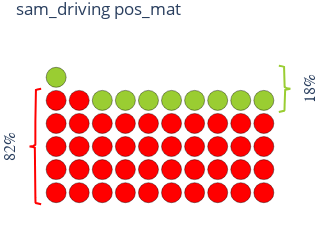
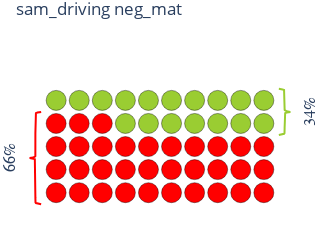
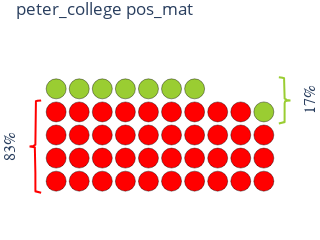
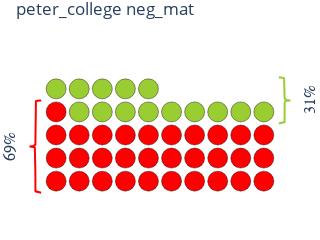

Source (notebook cell) for these figures, in order:
### Markdown cell above
## Plot by Material

### Code cell
for mat in materials:
    for cond in ['pos_mat','neg_mat']:
        val_freq_plot(expt3_materials_forChi, mat, cond,
                  10,
                  title= str(mat+" "+cond), 
                  x_block_size=10, 
                  y_block_size=10, 
                  gap_size=0.5, 
                  w=30, 
                  h=40,
                  brace_space_left=-0.3,
                  brace_space_right=.5).show()

### Figure 1 — Plotly figure (JSON) as saved in the notebook; plotly's stock layout.template omitted (floating-point values rounded to 4 significant figures; data arrays with more than 128 entries replaced by an {"elided": "..."} marker saying what was removed)
{"data": [{"hoverinfo": "text", "hovertext": ["A deer runs out in front of<br>the car and he hits it", "the radio informs him of a<br>traffic incident", "Five minutes after checking<br>the traffic report an accident<br>occurs . Stuck in traffic he<br>misses the first half of the<br>game.", "it starts raining", "An old lady suddenly step into<br>the road whilst he's<br>distracted by the radio dial<br>and he runs her over.", "he crashes his car", "He is expecting trouble on the<br>roads as he is speeding and<br>checking the traffic reports<br>even though there is light<br>traffic.", "An unexpected accident ahead<br>slows him down", "The radio tells him there has<br>been an accident further up<br>the road.  He will be late<br>home.", "And is informed that further<br>up the road is a traffic jam", "The radio reports that there<br>is an accident up ahead and<br>Sam will be delayed.", "The traffic reports no<br>problems.", "theres been a massive accident<br>up ahead causing hour long<br>delays", "she gets pulled over by the<br>police for speeding", "There is a traffic jam", "car breaks down", "she hears a strange<br>announcement: ufo has landed<br>in florida", "He runs off the road while<br>searching for a station.", "he witnesses an accident and<br>is delayed", "but there's a crash up ahead<br>he has to switch his sat nav<br>on and redirect quickly.", "The traffic reports say that<br>their is a traffic jam coming<br>up due to a road traffic<br>accident and there is no way<br>for Sam to back out now", "I think that Sam did not make<br>it home on time to watch the<br>soccer match.", "He hits someone", "Sam hits a traffic jam further<br>down the road", "A child walks out in front of<br>his car, and Sam cannot stop<br>in time.", "There is a large crash that<br>blocks his only way home?", "A freak snowstorm covers the<br>road in a foot of snow and he<br>is stuck in a snowdrift until<br>rescue comes.", "One of the soccer teams buses<br>was involved in an accident<br>and the game had to be<br>postponed.", "he takes his eyes off the road<br>for a split second and crashes<br>into an oncoming vehicle", "The traffic reports tell of a<br>major accident on part of<br>Sam's route home.", "He crashes into a tree.", "Suddenly over the radio there<br>came an urgent news flash, the<br>war of the worlds was real,<br>the amazing creatures from<br>another planet had started to<br>invade. Sam being an avid<br>football fan ignored this and<br>got home in time for the match", "Sam turns on the radio and<br>hears that the match has been<br>called off due to horrendous<br>weather conditions.", "traffic on stop on route", "There is a huge traffic jam up<br>ahead.", "He crashes his car", "Sam crashes his car", "The road is blocked", "There is an accident ahead,<br>and lots of traffic.", "Sam crashes into someone else", "He comes across a speed trap<br>and is pulled over then<br>detained after smart-mouthing<br>the cop so he misses the<br>entire game on tv", "His mother phones, and says<br>she needs him to go to the<br>hospital."], "marker": {"color": "red", "line": {"color": "black", "width": 0.4}, "size": 20, "symbol": "circle"}, "mode": "markers", "name": "neg (42.0)", "type": "scatter", "x": [0, 1, 2, 3, 4, 5, 6, 7, 8, 9, 0, 1, 2, 3, 4, 5, 6, 7, 8, 9, 0, 1, 2, 3, 4, 5, 6, 7, 8, 9, 0, 1, 2, 3, 4, 5, 6, 7, 8, 9, 0, 1], "y": [0, 0, 0, 0, 0, 0, 0, 0, 0, 0, 1, 1, 1, 1, 1, 1, 1, 1, 1, 1, 2, 2, 2, 2, 2, 2, 2, 2, 2, 2, 3, 3, 3, 3, 3, 3, 3, 3, 3, 3, 4, 4]}, {"hoverinfo": "text", "hovertext": ["There are no problems and<br>roads quieter than ever.", "He hears a radio appeal for<br>soccer coaches for kids, and<br>he decides to volunteer", "All lights are on green", "he hears on the traffic report<br>of an accident up ahead. He is<br>able to come off the motorway<br>at the next junction missing<br>the traffic jam and getting<br>home in time", "he sees a few of his friends<br>walking to a pub, decides to<br>park his car and join them", "there is a fun run near his<br>house and the roads there are<br>blocked so he chooses to go to<br>the pub to watch football<br>instead.", "he bumps into a friend and<br>they go to the pub to watch<br>the game instead", "He hears the match is<br>cancelled", "The road stays clear and he<br>makes it home for the match"], "marker": {"color": "yellowgreen", "line": {"color": "black", "width": 0.4}, "size": 20, "symbol": "circle"}, "mode": "markers", "name": "pos (9.0)", "type": "scatter", "x": [2, 3, 4, 5, 6, 7, 8, 9, 0], "y": [4, 4, 4, 4, 4, 4, 4, 4, 5]}, {"line": {"color": "red"}, "mode": "lines", "type": "scatter", "x": {"elided": "201 float values"}, "y": {"elided": "201 float values"}}, {"line": {"color": "yellowgreen"}, "mode": "lines", "type": "scatter", "x": [9.65, 9.809, 9.876, 9.895, 9.899, 9.9, 9.9, 9.9, 9.9, 9.9, 9.9, 9.9, 9.9, 9.9, 9.9, 9.9, 9.9, 9.9, 9.9, 9.9, 9.9, 9.9, 9.9, 9.9, 9.9, 9.9, 9.9, 9.9, 9.9, 9.9, 9.9, 9.9, 9.9, 9.9, 9.9, 9.9, 9.901, 9.905, 9.924, 9.991, 10.15, 9.991, 9.924, 9.905, 9.901, 9.9, 9.9, 9.9, 9.9, 9.9, 9.9, 9.9, 9.9, 9.9, 9.9, 9.9, 9.9, 9.9, 9.9, 9.9, 9.9, 9.9, 9.9, 9.9, 9.9, 9.9, 9.9, 9.9, 9.9, 9.9, 9.9, 9.9, 9.9, 9.9, 9.9, 9.9, 9.899, 9.895, 9.876, 9.809, 9.65], "y": [3.5, 3.525, 3.55, 3.575, 3.6, 3.625, 3.65, 3.675, 3.7, 3.725, 3.75, 3.775, 3.8, 3.825, 3.85, 3.875, 3.9, 3.925, 3.95, 3.975, 4, 4.025, 4.05, 4.075, 4.1, 4.125, 4.15, 4.175, 4.2, 4.225, 4.25, 4.275, 4.3, 4.325, 4.35, 4.375, 4.4, 4.425, 4.45, 4.475, 4.5, 4.525, 4.55, 4.575, 4.6, 4.625, 4.65, 4.675, 4.7, 4.725, 4.75, 4.775, 4.8, 4.825, 4.85, 4.875, 4.9, 4.925, 4.95, 4.975, 5, 5.025, 5.05, 5.075, 5.1, 5.125, 5.15, 5.175, 5.2, 5.225, 5.25, 5.275, 5.3, 5.325, 5.35, 5.375, 5.4, 5.425, 5.45, 5.475, 5.5]}], "layout": {"annotations": [{"font": {"family": "Arial", "size": 16}, "showarrow": false, "text": "82%", "textangle": -90, "x": -2, "y": 2}, {"font": {"family": "Arial", "size": 16}, "showarrow": false, "text": "18%", "textangle": -90, "x": 11, "y": 4.5}], "height": 200, "margin": {"b": 0, "l": 0, "r": 0, "t": 30}, "paper_bgcolor": "rgba(255,255,255,1)", "plot_bgcolor": "rgba(0,0,0,0)", "showlegend": false, "title": {"text": "sam_driving pos_mat"}, "width": 300, "xaxis": {"scaleanchor": "y", "scaleratio": 1, "showgrid": false, "showline": false, "showticklabels": false, "visible": false, "zeroline": false}, "yaxis": {"constrain": "domain", "range": [-1, 6], "showgrid": false, "showline": false, "showticklabels": false, "visible": false, "zeroline": false}}}

### Figure 2 — Plotly figure (JSON) as saved in the notebook; plotly's stock layout.template omitted (floating-point values rounded to 4 significant figures; data arrays with more than 128 entries replaced by an {"elided": "..."} marker saying what was removed)
{"data": [{"hoverinfo": "text", "hovertext": ["He is delayed in traffic.", "Sam drives into the car in<br>front", "A helicopter crashed on the<br>road and he might spend his<br>whole evening in the traffic", "There is diversions because of<br>road works and it will now<br>take him an extra 15 mins to<br>get home", "they report that her house is<br>on fire and causing delays", "he doesn't make it home", "There has been an accident up<br>ahead, it takes ages to clear,<br>and Sam is stuck in the car<br>for 4 hours.", "There is a flood up ahead.", "He doesn't get home in time<br>because he didn't plan for<br>traffic", "He holds up traffic checking<br>his radio", "somebody crashes into the back<br>of his car", "There's an apocalypse.", "When Sam turns on the radio he<br>hears that there is a 10km<br>traffic jam because a<br>pedestrian has been knocked<br>over by a truck.", "All blocked up", "A spaceship has landed on the<br>road, causing the traffic jam.", "an accident causes a long<br>delay", "There's a big flood in the<br>centre of town where he lives<br>and he can't get home", "The traffic is worse than<br>imagined, he probably won't<br>make it on time at all, there<br>has been a major accident on<br>his main route.", "His radio is actually a<br>transformer and shoots him", "He doesn't get home on time to<br>watch the match but watches it<br>in his car and gets home hrs<br>later", "The traffic is so bad he<br>misses the first half of the<br>match.", "he misses the game", "Get in a car wreck for driving<br>to fast and in a hurry.", "Someone hits his car.", "He is stuck in jam and hears<br>match on radio.", "The road had been closed and<br>he would miss the match.", "The road was completely closed<br>and he missed the match", "He was stuck there for<br>multiple hours.", "Theres a traffic jam", "the traffic jam is not likely<br>to clear in time", "There was an accident which<br>made traffic worse", "He finds out one of his<br>friends was in a crash up<br>ahead.", "The game is cancelled because<br>of rain"], "marker": {"color": "red", "line": {"color": "black", "width": 0.4}, "size": 20, "symbol": "circle"}, "mode": "markers", "name": "neg (33.0)", "type": "scatter", "x": [0, 1, 2, 3, 4, 5, 6, 7, 8, 9, 0, 1, 2, 3, 4, 5, 6, 7, 8, 9, 0, 1, 2, 3, 4, 5, 6, 7, 8, 9, 0, 1, 2], "y": [0, 0, 0, 0, 0, 0, 0, 0, 0, 0, 1, 1, 1, 1, 1, 1, 1, 1, 1, 1, 2, 2, 2, 2, 2, 2, 2, 2, 2, 2, 3, 3, 3]}, {"hoverinfo": "text", "hovertext": ["His police officer friend<br>notices him and gives him an<br>escort home.", "Sam finds a shortcut and makes<br>it home", "The road clears suddenly and<br>he gets home in time.", "sam found an alternative route", "The radio informs Sam of an<br>accident ahead however it is<br>now clearing and he makes it<br>home in time for the soccer<br>match", "The sun comes out and the<br>traffic clears and Sam is able<br>to drive home and watch the<br>match on TV.", "Sam turns the radio on just in<br>time to hear the best route to<br>take to avoid the traffic jam<br>and get home in time for the<br>start of the game.", "Due to the weather the match<br>was postponed and so Sam<br>didn't miss watching the<br>match.", "He finds a shortcut", "The radio lets him know of a<br>small detour he could take and<br>he makes it home just in time.", "He is able to take an<br>alternative route and be on<br>time.", "The game is delayed", "He takes a diversion and gets<br>home on time", "he gets the football score", "The match was posponed", "He finds the match is playing<br>on the radio too.", "the road report gave him a new<br>road to take , and he got home<br>to watch the game"], "marker": {"color": "yellowgreen", "line": {"color": "black", "width": 0.4}, "size": 20, "symbol": "circle"}, "mode": "markers", "name": "pos (17.0)", "type": "scatter", "x": [3, 4, 5, 6, 7, 8, 9, 0, 1, 2, 3, 4, 5, 6, 7, 8, 9], "y": [3, 3, 3, 3, 3, 3, 3, 4, 4, 4, 4, 4, 4, 4, 4, 4, 4]}, {"line": {"color": "red"}, "mode": "lines", "type": "scatter", "x": {"elided": "161 float values"}, "y": {"elided": "161 float values"}}, {"line": {"color": "yellowgreen"}, "mode": "lines", "type": "scatter", "x": [9.65, 9.809, 9.876, 9.895, 9.899, 9.9, 9.9, 9.9, 9.9, 9.9, 9.9, 9.9, 9.9, 9.9, 9.9, 9.9, 9.9, 9.9, 9.9, 9.9, 9.9, 9.9, 9.9, 9.9, 9.9, 9.9, 9.9, 9.9, 9.9, 9.9, 9.9, 9.9, 9.9, 9.9, 9.9, 9.9, 9.901, 9.905, 9.924, 9.991, 10.15, 9.991, 9.924, 9.905, 9.901, 9.9, 9.9, 9.9, 9.9, 9.9, 9.9, 9.9, 9.9, 9.9, 9.9, 9.9, 9.9, 9.9, 9.9, 9.9, 9.9, 9.9, 9.9, 9.9, 9.9, 9.9, 9.9, 9.9, 9.9, 9.9, 9.9, 9.9, 9.9, 9.9, 9.9, 9.9, 9.899, 9.895, 9.876, 9.809, 9.65], "y": [2.5, 2.525, 2.55, 2.575, 2.6, 2.625, 2.65, 2.675, 2.7, 2.725, 2.75, 2.775, 2.8, 2.825, 2.85, 2.875, 2.9, 2.925, 2.95, 2.975, 3, 3.025, 3.05, 3.075, 3.1, 3.125, 3.15, 3.175, 3.2, 3.225, 3.25, 3.275, 3.3, 3.325, 3.35, 3.375, 3.4, 3.425, 3.45, 3.475, 3.5, 3.525, 3.55, 3.575, 3.6, 3.625, 3.65, 3.675, 3.7, 3.725, 3.75, 3.775, 3.8, 3.825, 3.85, 3.875, 3.9, 3.925, 3.95, 3.975, 4, 4.025, 4.05, 4.075, 4.1, 4.125, 4.15, 4.175, 4.2, 4.225, 4.25, 4.275, 4.3, 4.325, 4.35, 4.375, 4.4, 4.425, 4.45, 4.475, 4.5]}], "layout": {"annotations": [{"font": {"family": "Arial", "size": 16}, "showarrow": false, "text": "66%", "textangle": -90, "x": -2, "y": 1.5}, {"font": {"family": "Arial", "size": 16}, "showarrow": false, "text": "34%", "textangle": -90, "x": 11, "y": 3.5}], "height": 200, "margin": {"b": 0, "l": 0, "r": 0, "t": 30}, "paper_bgcolor": "rgba(255,255,255,1)", "plot_bgcolor": "rgba(0,0,0,0)", "showlegend": false, "title": {"text": "sam_driving neg_mat"}, "width": 300, "xaxis": {"scaleanchor": "y", "scaleratio": 1, "showgrid": false, "showline": false, "showticklabels": false, "visible": false, "zeroline": false}, "yaxis": {"constrain": "domain", "range": [-1, 6], "showgrid": false, "showline": false, "showticklabels": false, "visible": false, "zeroline": false}}}

### Figure 3 — Plotly figure (JSON) as saved in the notebook; plotly's stock layout.template omitted (floating-point values rounded to 4 significant figures; data arrays with more than 128 entries replaced by an {"elided": "..."} marker saying what was removed)
{"data": [{"hoverinfo": "text", "hovertext": ["he turns the wrong way down<br>the road without realising.", "bike incident", "Half way to College he has a<br>puncture . It takes him 20<br>minutes to fix making him late<br>for the lecture.", "The chain broke on his bike,<br>and he gets oil all over his<br>trousers.", "He fell off his bike", "He was not able to go to the<br>class on time like he usually<br>does as the professor is<br>Peter's fave.", "He is late because he rides a<br>bike", "His bike gets a flat wheel.", "The lecture is being held by a<br>different professor than<br>expected.  His favourite<br>professor is home sick.", "The professor told him his<br>work had been sub standard", "He hits a pothole and falls<br>off his bike injuring his<br>knee. He is late for his<br>lecture", "He falls off his bike and is<br>late for his lecture.", "Peter's bike tyre went flat<br>and ended up being delayed.", "he has an accident", "In his rush, he hits a pothole<br>and falls over injured from<br>not putting on his helmet.", "the bike gets a puncture so<br>Peter misses the lecture", "peter falls because he is<br>rushing on the bike", "peter gets in a traffic<br>accident", "He was in such a rush that he<br>didn't stop at the traffic<br>lights and he ran into a<br>pedestrian crossing the road<br>which made him late.", "The traffic is bad and Peter<br>still arrives late", "I think Peter does not get to<br>class on time.", "He is hit by a car", "Peter runs into a car, gets<br>injured, and does not make it<br>to the lecture on time.", "his bike gets a flat tire and<br>he is late for class", "He is knocked off his bike by<br>a speeding car being chased by<br>the police.", "He has a collision with<br>another cyclist and his bike<br>is unusable.", "a car hits him", "Peter falls off bike, too<br>distracted by his anxiety<br>about being late.", "He falls off his bike.", "Peter is almost at college<br>when he realises he's<br>forgotten his student ID so<br>has to turn round and get it<br>from home.", "tyre goes flat", "Peter gets a flat tyre.", "Peter gets a flat tyre on his<br>bike", "Peter falls off his bike", "His bike breaks down", "Peter falls off his bike.", "Peter crashes on his bike", "He is hit by a speeding car<br>that turns out to be that<br>professor.", "The chain on his bike breaks."], "marker": {"color": "red", "line": {"color": "black", "width": 0.4}, "size": 20, "symbol": "circle"}, "mode": "markers", "name": "neg (39.0)", "type": "scatter", "x": [0, 1, 2, 3, 4, 5, 6, 7, 8, 9, 0, 1, 2, 3, 4, 5, 6, 7, 8, 9, 0, 1, 2, 3, 4, 5, 6, 7, 8, 9, 0, 1, 2, 3, 4, 5, 6, 7, 8], "y": [0, 0, 0, 0, 0, 0, 0, 0, 0, 0, 1, 1, 1, 1, 1, 1, 1, 1, 1, 1, 2, 2, 2, 2, 2, 2, 2, 2, 2, 2, 3, 3, 3, 3, 3, 3, 3, 3, 3]}, {"hoverinfo": "text", "hovertext": ["his lecture was cancelled", "He made the lecture on time", "he cycles to a museum instead<br>and spends the day there", "Peter is asked to come up the<br>front and help with the<br>lecture", "the lecturer actually showed<br>up for a lecture.", "peter was an hour early so got<br>there in plenty of time anyway", "When he started peddling his<br>bike it started to lift off<br>the ground and fly, Peter<br>decided to quit his course as<br>he only wanted a career so he<br>could afford to see the world,<br>now with Bessie the super bike<br>he could fly anywhere", "He gets there on time"], "marker": {"color": "yellowgreen", "line": {"color": "black", "width": 0.4}, "size": 20, "symbol": "circle"}, "mode": "markers", "name": "pos (8.0)", "type": "scatter", "x": [9, 0, 1, 2, 3, 4, 5, 6], "y": [3, 4, 4, 4, 4, 4, 4, 4]}, {"line": {"color": "red"}, "mode": "lines", "type": "scatter", "x": {"elided": "201 float values"}, "y": {"elided": "201 float values"}}, {"line": {"color": "yellowgreen"}, "mode": "lines", "type": "scatter", "x": [9.65, 9.809, 9.876, 9.895, 9.899, 9.9, 9.9, 9.9, 9.9, 9.9, 9.9, 9.9, 9.9, 9.9, 9.9, 9.9, 9.9, 9.9, 9.9, 9.9, 9.9, 9.9, 9.9, 9.9, 9.9, 9.9, 9.9, 9.9, 9.9, 9.9, 9.9, 9.9, 9.9, 9.9, 9.9, 9.9, 9.9, 9.9, 9.9, 9.9, 9.9, 9.9, 9.9, 9.9, 9.9, 9.9, 9.901, 9.905, 9.924, 9.991, 10.15, 9.991, 9.924, 9.905, 9.901, 9.9, 9.9, 9.9, 9.9, 9.9, 9.9, 9.9, 9.9, 9.9, 9.9, 9.9, 9.9, 9.9, 9.9, 9.9, 9.9, 9.9, 9.9, 9.9, 9.9, 9.9, 9.9, 9.9, 9.9, 9.9, 9.9, 9.9, 9.9, 9.9, 9.9, 9.9, 9.9, 9.9, 9.9, 9.9, 9.9, 9.9, 9.9, 9.9, 9.9, 9.9, 9.899, 9.895, 9.876, 9.809, 9.65], "y": [2.5, 2.52, 2.54, 2.56, 2.58, 2.6, 2.62, 2.64, 2.66, 2.68, 2.7, 2.72, 2.74, 2.76, 2.78, 2.8, 2.82, 2.84, 2.86, 2.88, 2.9, 2.92, 2.94, 2.96, 2.98, 3, 3.02, 3.04, 3.06, 3.08, 3.1, 3.12, 3.14, 3.16, 3.18, 3.2, 3.22, 3.24, 3.26, 3.28, 3.3, 3.32, 3.34, 3.36, 3.38, 3.4, 3.42, 3.44, 3.46, 3.48, 3.5, 3.52, 3.54, 3.56, 3.58, 3.6, 3.62, 3.64, 3.66, 3.68, 3.7, 3.72, 3.74, 3.76, 3.78, 3.8, 3.82, 3.84, 3.86, 3.88, 3.9, 3.92, 3.94, 3.96, 3.98, 4, 4.02, 4.04, 4.06, 4.08, 4.1, 4.12, 4.14, 4.16, 4.18, 4.2, 4.22, 4.24, 4.26, 4.28, 4.3, 4.32, 4.34, 4.36, 4.38, 4.4, 4.42, 4.44, 4.46, 4.48, 4.5]}], "layout": {"annotations": [{"font": {"family": "Arial", "size": 16}, "showarrow": false, "text": "83%", "textangle": -90, "x": -2, "y": 1.5}, {"font": {"family": "Arial", "size": 16}, "showarrow": false, "text": "17%", "textangle": -90, "x": 11, "y": 3.5}], "height": 160, "margin": {"b": 0, "l": 0, "r": 0, "t": 30}, "paper_bgcolor": "rgba(255,255,255,1)", "plot_bgcolor": "rgba(0,0,0,0)", "showlegend": false, "title": {"text": "peter_college pos_mat"}, "width": 300, "xaxis": {"scaleanchor": "y", "scaleratio": 1, "showgrid": false, "showline": false, "showticklabels": false, "visible": false, "zeroline": false}, "yaxis": {"constrain": "domain", "range": [-1, 5], "showgrid": false, "showline": false, "showticklabels": false, "visible": false, "zeroline": false}}}

### Figure 4 — Plotly figure (JSON) as saved in the notebook; plotly's stock layout.template omitted (floating-point values rounded to 4 significant figures; data arrays with more than 128 entries replaced by an {"elided": "..."} marker saying what was removed)
{"data": [{"hoverinfo": "text", "hovertext": ["He is involved in an accident.", "Peter crashes his bike", "a car runs over him", "he is hit by a bus", "he gets in an accident", "the chain falls off and he<br>misses his class", "He crashes on his bike", "Peter rides over some broken<br>glass on his way in to college<br>and ends up with a flat tyre", "Peter gets knocked down by a<br>bus. He lives, but he will<br>never return to college to be<br>sneered at by his weird<br>Professor.", "Peter isn't paying enough<br>attention in his hurry and his<br>struck by an impatient taxi.<br>He ends up in hospital and<br>completly misses the lecture.", "Peter arrives home to find his<br>mother in tears.The reason is<br>that the professor (Mr  Plum)<br>had raped his mother some<br>years ago at an under 18's<br>disco and that he was the<br>bastard son of his professor.", "Bike crashes", "As Peter is cycling to college<br>he unfortunately gets a<br>puncture which makes him miss<br>his lecture.", "He \"accidentally\" knocks the<br>Professor down in the car park<br>at the college", "peter is hit by a car", "He gets hit by a car, but he's<br>okay", "His bike tire goes flat and<br>he's very late", "The professor is a transformer<br>and shoots him", "He bumps into his lecturer<br>with his bike they exchange<br>words", "His bike wheel goes flat and<br>he can't ride it.", "Peter gets into a crash.", "He cycles off in the opposite<br>direction.", "Professor tole Peter to get it<br>together in the class or he<br>will be dropped.", "He falls and rips his pants", "He gets knocked of his bicycle", "His professor ran him over in<br>a car", "He crashes his bike.", "He crashes", "he is ran over by a car", "He crashed the bike", "He falls of his bike from<br>careless cycling."], "marker": {"color": "red", "line": {"color": "black", "width": 0.4}, "size": 20, "symbol": "circle"}, "mode": "markers", "name": "neg (31.0)", "type": "scatter", "x": [0, 1, 2, 3, 4, 5, 6, 7, 8, 9, 0, 1, 2, 3, 4, 5, 6, 7, 8, 9, 0, 1, 2, 3, 4, 5, 6, 7, 8, 9, 0], "y": [0, 0, 0, 0, 0, 0, 0, 0, 0, 0, 1, 1, 1, 1, 1, 1, 1, 1, 1, 1, 2, 2, 2, 2, 2, 2, 2, 2, 2, 2, 3]}, {"hoverinfo": "text", "hovertext": ["He runs into his college crush", "Peter actually makes it to<br>class on time, which seemed<br>physically impossible when he<br>started off, but he's heck of<br>a peddler.", "Peter is praised by the<br>lecturer.", "The professor did not sneer at<br>Peter's contributions in this<br>lecture", "Peter rides really fast gets<br>to college with plenty of<br>time, reads up on the lecture<br>and is able to make a great<br>contribution in class and even<br>his Professor is impressed.", "Peter got halfway there and<br>decided to turn back home<br>because he didn't want to<br>attend the class with the<br>professor he disliked.", "He made it", "He made it to College on time<br>and enjoyed the lecture by his<br>least favourite professor.", "His professor makes a positive<br>remark about him.", "The lecture got cancelled.", "his professor has a puncture<br>in his car on the roadside as<br>he sees Peter cycling past", "Peter was praised for his<br>contribution this week.", "the professor he does not like<br>is absent and the stand in is<br>one of his favorites", "The professor is friendly and<br>doesn't sneer"], "marker": {"color": "yellowgreen", "line": {"color": "black", "width": 0.4}, "size": 20, "symbol": "circle"}, "mode": "markers", "name": "pos (14.0)", "type": "scatter", "x": [1, 2, 3, 4, 5, 6, 7, 8, 9, 0, 1, 2, 3, 4], "y": [3, 3, 3, 3, 3, 3, 3, 3, 3, 4, 4, 4, 4, 4]}, {"line": {"color": "red"}, "mode": "lines", "type": "scatter", "x": {"elided": "201 float values"}, "y": {"elided": "201 float values"}}, {"line": {"color": "yellowgreen"}, "mode": "lines", "type": "scatter", "x": [9.65, 9.809, 9.876, 9.895, 9.899, 9.9, 9.9, 9.9, 9.9, 9.9, 9.9, 9.9, 9.9, 9.9, 9.9, 9.9, 9.9, 9.9, 9.9, 9.9, 9.9, 9.9, 9.9, 9.9, 9.9, 9.9, 9.9, 9.9, 9.9, 9.9, 9.9, 9.9, 9.9, 9.9, 9.9, 9.9, 9.9, 9.9, 9.9, 9.9, 9.9, 9.9, 9.9, 9.9, 9.9, 9.9, 9.901, 9.905, 9.924, 9.991, 10.15, 9.991, 9.924, 9.905, 9.901, 9.9, 9.9, 9.9, 9.9, 9.9, 9.9, 9.9, 9.9, 9.9, 9.9, 9.9, 9.9, 9.9, 9.9, 9.9, 9.9, 9.9, 9.9, 9.9, 9.9, 9.9, 9.9, 9.9, 9.9, 9.9, 9.9, 9.9, 9.9, 9.9, 9.9, 9.9, 9.9, 9.9, 9.9, 9.9, 9.9, 9.9, 9.9, 9.9, 9.9, 9.9, 9.899, 9.895, 9.876, 9.809, 9.65], "y": [2.5, 2.52, 2.54, 2.56, 2.58, 2.6, 2.62, 2.64, 2.66, 2.68, 2.7, 2.72, 2.74, 2.76, 2.78, 2.8, 2.82, 2.84, 2.86, 2.88, 2.9, 2.92, 2.94, 2.96, 2.98, 3, 3.02, 3.04, 3.06, 3.08, 3.1, 3.12, 3.14, 3.16, 3.18, 3.2, 3.22, 3.24, 3.26, 3.28, 3.3, 3.32, 3.34, 3.36, 3.38, 3.4, 3.42, 3.44, 3.46, 3.48, 3.5, 3.52, 3.54, 3.56, 3.58, 3.6, 3.62, 3.64, 3.66, 3.68, 3.7, 3.72, 3.74, 3.76, 3.78, 3.8, 3.82, 3.84, 3.86, 3.88, 3.9, 3.92, 3.94, 3.96, 3.98, 4, 4.02, 4.04, 4.06, 4.08, 4.1, 4.12, 4.14, 4.16, 4.18, 4.2, 4.22, 4.24, 4.26, 4.28, 4.3, 4.32, 4.34, 4.36, 4.38, 4.4, 4.42, 4.44, 4.46, 4.48, 4.5]}], "layout": {"annotations": [{"font": {"family": "Arial", "size": 16}, "showarrow": false, "text": "69%", "textangle": -90, "x": -2, "y": 1.5}, {"font": {"family": "Arial", "size": 16}, "showarrow": false, "text": "31%", "textangle": -90, "x": 11, "y": 3.5}], "height": 160, "margin": {"b": 0, "l": 0, "r": 0, "t": 30}, "paper_bgcolor": "rgba(255,255,255,1)", "plot_bgcolor": "rgba(0,0,0,0)", "showlegend": false, "title": {"text": "peter_college neg_mat"}, "width": 300, "xaxis": {"scaleanchor": "y", "scaleratio": 1, "showgrid": false, "showline": false, "showticklabels": false, "visible": false, "zeroline": false}, "yaxis": {"constrain": "domain", "range": [-1, 5], "showgrid": false, "showline": false, "showticklabels": false, "visible": false, "zeroline": false}}}
